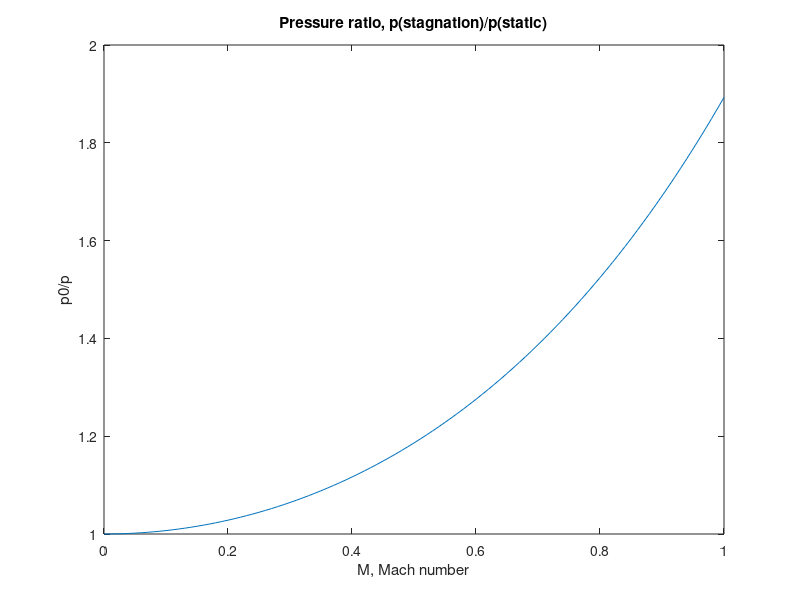

Write MATLAB code to recreate this figure.
% L2_15A : Figure 2.9    
% Copyright S. Nakamura, 1995
set(gcf, 'NumberTitle','off','Name', 'Figure 2.9; List 2.15A')

clear,clf,hold off
M = [0: 0.01: 1]';k=1.4;
p0_over_p = (1 + (k-1)/2*M.^2).^(k/(k-1));
plot(M,p0_over_p)
xlabel('M, Mach number')
ylabel('p0/p')
title('Pressure ratio, p(stagnation)/p(static)')
